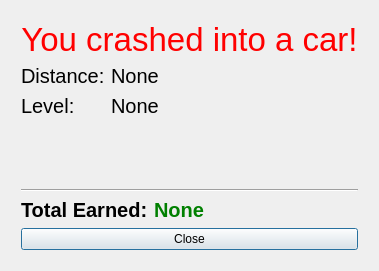
<?xml version="1.0" encoding="UTF-8"?>
<ui version="4.0">
 <class>MainWindow</class>
 <widget class="QMainWindow" name="MainWindow">
  <property name="geometry">
   <rect>
    <x>0</x>
    <y>0</y>
    <width>337</width>
    <height>271</height>
   </rect>
  </property>
  <property name="windowTitle">
   <string>MainWindow</string>
  </property>
  <widget class="QWidget" name="centralwidget">
   <layout class="QGridLayout" name="gridLayout">
    <item row="0" column="0">
     <layout class="QVBoxLayout" name="verticalLayout">
      <property name="leftMargin">
       <number>12</number>
      </property>
      <property name="topMargin">
       <number>12</number>
      </property>
      <property name="rightMargin">
       <number>12</number>
      </property>
      <property name="bottomMargin">
       <number>12</number>
      </property>
      <item>
       <layout class="QHBoxLayout" name="horizontalLayout" stretch="0">
        <property name="sizeConstraint">
         <enum>QLayout::SetDefaultConstraint</enum>
        </property>
        <item>
         <widget class="QLabel" name="crash">
          <property name="sizePolicy">
           <sizepolicy hsizetype="Preferred" vsizetype="Minimum">
            <horstretch>0</horstretch>
            <verstretch>0</verstretch>
           </sizepolicy>
          </property>
          <property name="font">
           <font>
            <pointsize>25</pointsize>
           </font>
          </property>
          <property name="styleSheet">
           <string notr="true">color: red;</string>
          </property>
          <property name="text">
           <string>You crashed into a car!</string>
          </property>
          <property name="alignment">
           <set>Qt::AlignHCenter|Qt::AlignTop</set>
          </property>
         </widget>
        </item>
       </layout>
      </item>
      <item>
       <layout class="QFormLayout" name="formLayout">
        <property name="verticalSpacing">
         <number>-1</number>
        </property>
        <item row="0" column="0">
         <widget class="QLabel" name="label_2">
          <property name="font">
           <font>
            <pointsize>15</pointsize>
           </font>
          </property>
          <property name="text">
           <string>Distance:</string>
          </property>
         </widget>
        </item>
        <item row="0" column="1">
         <widget class="QLabel" name="distance">
          <property name="font">
           <font>
            <pointsize>15</pointsize>
            <italic>false</italic>
           </font>
          </property>
          <property name="text">
           <string>None</string>
          </property>
         </widget>
        </item>
        <item row="1" column="0">
         <widget class="QLabel" name="label_4">
          <property name="font">
           <font>
            <pointsize>15</pointsize>
           </font>
          </property>
          <property name="text">
           <string>Level:</string>
          </property>
         </widget>
        </item>
        <item row="1" column="1">
         <widget class="QLabel" name="level">
          <property name="font">
           <font>
            <pointsize>15</pointsize>
            <italic>false</italic>
           </font>
          </property>
          <property name="text">
           <string>None</string>
          </property>
         </widget>
        </item>
       </layout>
      </item>
      <item>
       <spacer name="verticalSpacer">
        <property name="orientation">
         <enum>Qt::Vertical</enum>
        </property>
        <property name="sizeType">
         <enum>QSizePolicy::Expanding</enum>
        </property>
        <property name="sizeHint" stdset="0">
         <size>
          <width>20</width>
          <height>40</height>
         </size>
        </property>
       </spacer>
      </item>
      <item>
       <widget class="Line" name="line">
        <property name="orientation">
         <enum>Qt::Horizontal</enum>
        </property>
       </widget>
      </item>
      <item>
       <layout class="QFormLayout" name="formLayout_3">
        <item row="0" column="0">
         <widget class="QLabel" name="label_6">
          <property name="font">
           <font>
            <pointsize>15</pointsize>
            <weight>75</weight>
            <bold>true</bold>
           </font>
          </property>
          <property name="text">
           <string>Total Earned:</string>
          </property>
         </widget>
        </item>
        <item row="0" column="1">
         <widget class="QLabel" name="earned">
          <property name="font">
           <font>
            <pointsize>15</pointsize>
            <weight>75</weight>
            <italic>false</italic>
            <bold>true</bold>
           </font>
          </property>
          <property name="styleSheet">
           <string notr="true">color: green;</string>
          </property>
          <property name="text">
           <string>None</string>
          </property>
         </widget>
        </item>
       </layout>
      </item>
      <item>
       <widget class="QPushButton" name="close_btn">
        <property name="text">
         <string>Close</string>
        </property>
        <property name="autoDefault">
         <bool>false</bool>
        </property>
        <property name="default">
         <bool>true</bool>
        </property>
       </widget>
      </item>
     </layout>
    </item>
   </layout>
  </widget>
 </widget>
 <resources/>
 <connections/>
</ui>
